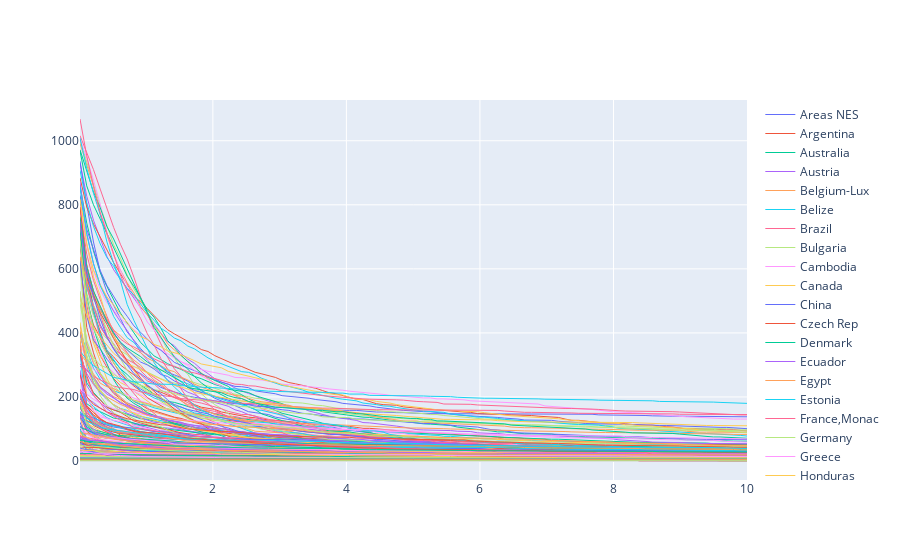

Notebook code for this chart:
### Code cell
all_countries = list(rca_df.exporter.unique())
all_countries.remove("World")
x =np.linspace(.01,10,num=100)
figure =[]
for country in all_countries:
    figure.append(go.Scatter(name=country, x=x, y=plot_x(country,x),mode='lines',line=dict(width=1),showlegend=True))

fig = go.Figure(figure)
fig.show()
